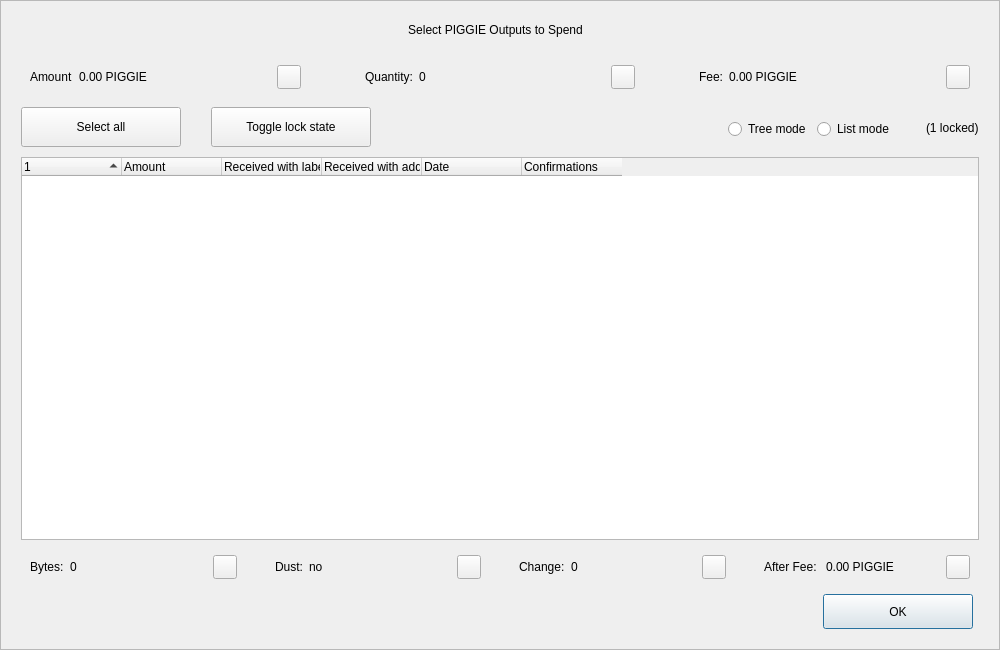
<?xml version="1.0" encoding="UTF-8"?>
<ui version="4.0">
 <class>CoinControlDialog</class>
 <widget class="QDialog" name="CoinControlDialog">
  <property name="geometry">
   <rect>
    <x>0</x>
    <y>0</y>
    <width>1000</width>
    <height>650</height>
   </rect>
  </property>
  <property name="minimumSize">
   <size>
    <width>950</width>
    <height>650</height>
   </size>
  </property>
  <property name="windowTitle">
   <string>Coin Selection</string>
  </property>
  <property name="styleSheet">
   <string notr="true"/>
  </property>
  <layout class="QVBoxLayout" name="verticalLayout">
   <property name="spacing">
    <number>0</number>
   </property>
   <property name="leftMargin">
    <number>0</number>
   </property>
   <property name="topMargin">
    <number>0</number>
   </property>
   <property name="rightMargin">
    <number>0</number>
   </property>
   <property name="bottomMargin">
    <number>0</number>
   </property>
   <item>
    <widget class="QFrame" name="frameContainer">
     <property name="toolTipDuration">
      <number>0</number>
     </property>
     <property name="frameShape">
      <enum>QFrame::StyledPanel</enum>
     </property>
     <property name="frameShadow">
      <enum>QFrame::Raised</enum>
     </property>
     <layout class="QVBoxLayout" name="verticalLayout_2">
      <property name="leftMargin">
       <number>0</number>
      </property>
      <property name="rightMargin">
       <number>0</number>
      </property>
      <property name="bottomMargin">
       <number>20</number>
      </property>
      <item>
       <layout class="QHBoxLayout" name="horizontalLayout_12">
        <property name="spacing">
         <number>0</number>
        </property>
        <property name="leftMargin">
         <number>20</number>
        </property>
        <property name="rightMargin">
         <number>30</number>
        </property>
        <item>
         <spacer name="horizontalSpacer_4">
          <property name="orientation">
           <enum>Qt::Horizontal</enum>
          </property>
          <property name="sizeHint" stdset="0">
           <size>
            <width>40</width>
            <height>20</height>
           </size>
          </property>
         </spacer>
        </item>
        <item>
         <widget class="QLabel" name="labelTitle">
          <property name="minimumSize">
           <size>
            <width>0</width>
            <height>40</height>
           </size>
          </property>
          <property name="maximumSize">
           <size>
            <width>16777215</width>
            <height>40</height>
           </size>
          </property>
          <property name="text">
           <string>Select PIGGIE Outputs to Spend</string>
          </property>
          <property name="alignment">
           <set>Qt::AlignCenter</set>
          </property>
          <property name="margin">
           <number>7</number>
          </property>
         </widget>
        </item>
        <item>
         <spacer name="horizontalSpacer_5">
          <property name="orientation">
           <enum>Qt::Horizontal</enum>
          </property>
          <property name="sizeHint" stdset="0">
           <size>
            <width>40</width>
            <height>20</height>
           </size>
          </property>
         </spacer>
        </item>
       </layout>
      </item>
      <item>
       <layout class="QHBoxLayout" name="horizontalLayout_8">
        <property name="leftMargin">
         <number>20</number>
        </property>
        <property name="rightMargin">
         <number>20</number>
        </property>
        <item>
         <widget class="QWidget" name="layoutAmount" native="true">
          <layout class="QHBoxLayout" name="horizontalLayout_9" stretch="0,1,0">
           <item>
            <widget class="QLabel" name="labelCoinControlAmountText">
             <property name="text">
              <string>Amount</string>
             </property>
            </widget>
           </item>
           <item>
            <widget class="QLabel" name="labelCoinControlAmount">
             <property name="text">
              <string>0.00 PIGGIE</string>
             </property>
            </widget>
           </item>
           <item alignment="Qt::AlignHCenter|Qt::AlignVCenter">
            <widget class="QPushButton" name="pushButtonAmount">
             <property name="minimumSize">
              <size>
               <width>0</width>
               <height>24</height>
              </size>
             </property>
             <property name="maximumSize">
              <size>
               <width>24</width>
               <height>26</height>
              </size>
             </property>
             <property name="focusPolicy">
              <enum>Qt::NoFocus</enum>
             </property>
             <property name="styleSheet">
              <string notr="true">padding-bottom:2px;
padding-right:4px;</string>
             </property>
             <property name="text">
              <string/>
             </property>
            </widget>
           </item>
          </layout>
         </widget>
        </item>
        <item>
         <spacer name="horizontalSpacer_2">
          <property name="orientation">
           <enum>Qt::Horizontal</enum>
          </property>
          <property name="sizeType">
           <enum>QSizePolicy::Fixed</enum>
          </property>
          <property name="sizeHint" stdset="0">
           <size>
            <width>40</width>
            <height>20</height>
           </size>
          </property>
         </spacer>
        </item>
        <item>
         <widget class="QWidget" name="layoutQuantity" native="true">
          <layout class="QHBoxLayout" name="horizontalLayout_10" stretch="0,1,0">
           <item>
            <widget class="QLabel" name="labelCoinControlQuantityText">
             <property name="text">
              <string>Quantity:</string>
             </property>
            </widget>
           </item>
           <item>
            <widget class="QLabel" name="labelCoinControlQuantity">
             <property name="text">
              <string>0</string>
             </property>
            </widget>
           </item>
           <item alignment="Qt::AlignHCenter|Qt::AlignVCenter">
            <widget class="QPushButton" name="pushButtonQuantity">
             <property name="minimumSize">
              <size>
               <width>0</width>
               <height>24</height>
              </size>
             </property>
             <property name="maximumSize">
              <size>
               <width>24</width>
               <height>26</height>
              </size>
             </property>
             <property name="focusPolicy">
              <enum>Qt::NoFocus</enum>
             </property>
             <property name="styleSheet">
              <string notr="true">padding-bottom:2px;
               padding-right:4px;</string>
             </property>
             <property name="text">
              <string/>
             </property>
            </widget>
           </item>
          </layout>
         </widget>
        </item>
        <item>
         <spacer name="horizontalSpacer_22">
          <property name="orientation">
           <enum>Qt::Horizontal</enum>
          </property>
          <property name="sizeType">
           <enum>QSizePolicy::Fixed</enum>
          </property>
          <property name="sizeHint" stdset="0">
           <size>
            <width>40</width>
            <height>20</height>
           </size>
          </property>
         </spacer>
        </item>
        <item>
         <widget class="QWidget" name="layoutFee" native="true">
          <layout class="QHBoxLayout" name="horizontalLayout_11" stretch="0,1,0">
           <item>
            <widget class="QLabel" name="labelCoinControlFeeText">
             <property name="text">
              <string>Fee:</string>
             </property>
            </widget>
           </item>
           <item>
            <widget class="QLabel" name="labelCoinControlFee">
             <property name="text">
              <string>0.00 PIGGIE</string>
             </property>
            </widget>
           </item>
           <item alignment="Qt::AlignHCenter|Qt::AlignVCenter">
            <widget class="QPushButton" name="pushButtonFee">
             <property name="minimumSize">
              <size>
               <width>0</width>
               <height>24</height>
              </size>
             </property>
             <property name="maximumSize">
              <size>
               <width>24</width>
               <height>26</height>
              </size>
             </property>
             <property name="focusPolicy">
              <enum>Qt::NoFocus</enum>
             </property>
             <property name="styleSheet">
              <string notr="true">padding-bottom:2px;
               padding-right:4px;</string>
             </property>
             <property name="text">
              <string/>
             </property>
            </widget>
           </item>
          </layout>
         </widget>
        </item>
       </layout>
      </item>
      <item>
       <widget class="QFrame" name="frame">
        <property name="minimumSize">
         <size>
          <width>0</width>
          <height>40</height>
         </size>
        </property>
        <property name="styleSheet">
         <string notr="true">#frame {
	border:0;
}</string>
        </property>
        <property name="frameShape">
         <enum>QFrame::StyledPanel</enum>
        </property>
        <property name="frameShadow">
         <enum>QFrame::Sunken</enum>
        </property>
        <layout class="QHBoxLayout" name="horizontalLayout">
         <property name="spacing">
          <number>0</number>
         </property>
         <property name="leftMargin">
          <number>20</number>
         </property>
         <property name="topMargin">
          <number>0</number>
         </property>
         <property name="rightMargin">
          <number>20</number>
         </property>
         <property name="bottomMargin">
          <number>0</number>
         </property>
         <item>
          <layout class="QHBoxLayout" name="horizontalLayoutPanel" stretch="0,0,0,0,0,0">
           <property name="spacing">
            <number>20</number>
           </property>
           <item>
            <widget class="QPushButton" name="pushButtonSelectAll">
             <property name="sizePolicy">
              <sizepolicy hsizetype="Maximum" vsizetype="Fixed">
               <horstretch>0</horstretch>
               <verstretch>0</verstretch>
              </sizepolicy>
             </property>
             <property name="minimumSize">
              <size>
               <width>160</width>
               <height>40</height>
              </size>
             </property>
             <property name="maximumSize">
              <size>
               <width>16777215</width>
               <height>40</height>
              </size>
             </property>
             <property name="text">
              <string>Select all</string>
             </property>
             <property name="checkable">
              <bool>true</bool>
             </property>
             <property name="checked">
              <bool>false</bool>
             </property>
             <property name="autoExclusive">
              <bool>false</bool>
             </property>
             <property name="autoDefault">
              <bool>false</bool>
             </property>
            </widget>
           </item>
           <item>
            <spacer name="horizontalSpacer_6">
             <property name="orientation">
              <enum>Qt::Horizontal</enum>
             </property>
             <property name="sizeType">
              <enum>QSizePolicy::Fixed</enum>
             </property>
             <property name="sizeHint" stdset="0">
              <size>
               <width>10</width>
               <height>20</height>
              </size>
             </property>
            </spacer>
           </item>
           <item>
            <widget class="QPushButton" name="pushButtonToggleLock">
             <property name="sizePolicy">
              <sizepolicy hsizetype="Maximum" vsizetype="Fixed">
               <horstretch>0</horstretch>
               <verstretch>0</verstretch>
              </sizepolicy>
             </property>
             <property name="minimumSize">
              <size>
               <width>160</width>
               <height>40</height>
              </size>
             </property>
             <property name="maximumSize">
              <size>
               <width>16777215</width>
               <height>40</height>
              </size>
             </property>
             <property name="text">
              <string>Toggle lock state</string>
             </property>
             <property name="checkable">
              <bool>true</bool>
             </property>
             <property name="autoExclusive">
              <bool>false</bool>
             </property>
             <property name="autoDefault">
              <bool>false</bool>
             </property>
            </widget>
           </item>
           <item>
            <spacer name="horizontalSpacer_7">
             <property name="orientation">
              <enum>Qt::Horizontal</enum>
             </property>
             <property name="sizeType">
              <enum>QSizePolicy::Expanding</enum>
             </property>
             <property name="sizeHint" stdset="0">
              <size>
               <width>30</width>
               <height>20</height>
              </size>
             </property>
            </spacer>
           </item>
           <item alignment="Qt::AlignRight">
            <widget class="QGroupBox" name="groupBox_2">
             <property name="styleSheet">
              <string notr="true">#groupBox_2 {
    background-color:transparent;
    border-radius:0;
}</string>
             </property>
             <property name="title">
              <string/>
             </property>
             <layout class="QHBoxLayout" name="horizontalLayout_14">
              <item>
               <widget class="QRadioButton" name="radioTreeMode">
                <property name="sizePolicy">
                 <sizepolicy hsizetype="Maximum" vsizetype="Fixed">
                  <horstretch>0</horstretch>
                  <verstretch>0</verstretch>
                 </sizepolicy>
                </property>
                <property name="text">
                 <string>Tree mode</string>
                </property>
               </widget>
              </item>
              <item>
               <widget class="QRadioButton" name="radioListMode">
                <property name="sizePolicy">
                 <sizepolicy hsizetype="Maximum" vsizetype="Fixed">
                  <horstretch>0</horstretch>
                  <verstretch>0</verstretch>
                 </sizepolicy>
                </property>
                <property name="text">
                 <string>List mode</string>
                </property>
                <property name="checked">
                 <bool>false</bool>
                </property>
               </widget>
              </item>
             </layout>
            </widget>
           </item>
           <item>
            <widget class="QLabel" name="labelLocked">
             <property name="text">
              <string>(1 locked)</string>
             </property>
            </widget>
           </item>
          </layout>
         </item>
        </layout>
       </widget>
      </item>
      <item>
       <layout class="QHBoxLayout" name="horizontalLayout_13">
        <property name="leftMargin">
         <number>20</number>
        </property>
        <property name="rightMargin">
         <number>20</number>
        </property>
        <item>
         <widget class="CoinControlTreeWidget" name="treeWidget">
          <property name="contextMenuPolicy">
           <enum>Qt::CustomContextMenu</enum>
          </property>
          <property name="styleSheet">
           <string notr="true"/>
          </property>
          <property name="sortingEnabled">
           <bool>false</bool>
          </property>
          <property name="columnCount">
           <number>6</number>
          </property>
          <attribute name="headerShowSortIndicator" stdset="0">
           <bool>true</bool>
          </attribute>
          <attribute name="headerStretchLastSection">
           <bool>false</bool>
          </attribute>
          <column>
           <property name="text">
            <string/>
           </property>
          </column>
          <column>
           <property name="text">
            <string>Amount</string>
           </property>
          </column>
          <column>
           <property name="text">
            <string>Received with label</string>
           </property>
          </column>
          <column>
           <property name="text">
            <string>Received with address</string>
           </property>
          </column>
          <column>
           <property name="text">
            <string>Date</string>
           </property>
          </column>
          <column>
           <property name="text">
            <string>Confirmations</string>
           </property>
           <property name="toolTip">
            <string>Confirmed</string>
           </property>
          </column>
         </widget>
        </item>
       </layout>
      </item>
      <item>
       <layout class="QHBoxLayout" name="horizontalLayout_3">
        <property name="spacing">
         <number>20</number>
        </property>
        <property name="leftMargin">
         <number>20</number>
        </property>
        <property name="rightMargin">
         <number>20</number>
        </property>
        <item>
         <widget class="QWidget" name="layoutBytes" native="true">
          <layout class="QHBoxLayout" name="horizontalLayout_4" stretch="0,1,0">
           <item>
            <widget class="QLabel" name="labelCoinControlBytesText">
             <property name="text">
              <string>Bytes:</string>
             </property>
            </widget>
           </item>
           <item>
            <widget class="QLabel" name="labelCoinControlBytes">
             <property name="text">
              <string>0</string>
             </property>
            </widget>
           </item>
           <item alignment="Qt::AlignHCenter|Qt::AlignVCenter">
            <widget class="QPushButton" name="pushButtonBytes">
             <property name="minimumSize">
              <size>
               <width>0</width>
               <height>24</height>
              </size>
             </property>
             <property name="maximumSize">
              <size>
               <width>24</width>
               <height>26</height>
              </size>
             </property>
             <property name="focusPolicy">
              <enum>Qt::NoFocus</enum>
             </property>
             <property name="styleSheet">
              <string notr="true">padding-bottom:2px;
               padding-right:4px;</string>
             </property>
             <property name="text">
              <string/>
             </property>
            </widget>
           </item>
          </layout>
         </widget>
        </item>
        <item>
         <widget class="QWidget" name="layoutDust" native="true">
          <layout class="QHBoxLayout" name="horizontalLayout_5" stretch="0,1,0">
           <item>
            <widget class="QLabel" name="labelCoinControlLowOutputText">
             <property name="text">
              <string>Dust:</string>
             </property>
            </widget>
           </item>
           <item>
            <widget class="QLabel" name="labelCoinControlLowOutput">
             <property name="text">
              <string>no</string>
             </property>
            </widget>
           </item>
           <item alignment="Qt::AlignHCenter|Qt::AlignVCenter">
            <widget class="QPushButton" name="pushButtonDust">
             <property name="minimumSize">
              <size>
               <width>0</width>
               <height>24</height>
              </size>
             </property>
             <property name="maximumSize">
              <size>
               <width>24</width>
               <height>26</height>
              </size>
             </property>
             <property name="focusPolicy">
              <enum>Qt::NoFocus</enum>
             </property>
             <property name="styleSheet">
              <string notr="true">padding-bottom:2px;
               padding-right:4px;</string>
             </property>
             <property name="text">
              <string/>
             </property>
            </widget>
           </item>
          </layout>
         </widget>
        </item>
        <item>
         <widget class="QWidget" name="layoutChange" native="true">
          <layout class="QHBoxLayout" name="horizontalLayout_6" stretch="0,1,0">
           <item>
            <widget class="QLabel" name="labelCoinControlChangeText">
             <property name="text">
              <string>Change:</string>
             </property>
            </widget>
           </item>
           <item>
            <widget class="QLabel" name="labelCoinControlChange">
             <property name="text">
              <string>0</string>
             </property>
            </widget>
           </item>
           <item alignment="Qt::AlignHCenter|Qt::AlignVCenter">
            <widget class="QPushButton" name="pushButtonChange">
             <property name="minimumSize">
              <size>
               <width>0</width>
               <height>24</height>
              </size>
             </property>
             <property name="maximumSize">
              <size>
               <width>24</width>
               <height>26</height>
              </size>
             </property>
             <property name="focusPolicy">
              <enum>Qt::NoFocus</enum>
             </property>
             <property name="styleSheet">
              <string notr="true">padding-bottom:2px;
               padding-right:4px;</string>
             </property>
             <property name="text">
              <string/>
             </property>
            </widget>
           </item>
          </layout>
         </widget>
        </item>
        <item>
         <widget class="QWidget" name="layoutAfter" native="true">
          <layout class="QHBoxLayout" name="horizontalLayout_7" stretch="0,1,0">
           <item>
            <widget class="QLabel" name="labelCoinControlAfterFeeText">
             <property name="text">
              <string>After Fee: </string>
             </property>
            </widget>
           </item>
           <item>
            <widget class="QLabel" name="labelCoinControlAfterFee">
             <property name="text">
              <string>0.00 PIGGIE</string>
             </property>
            </widget>
           </item>
           <item alignment="Qt::AlignHCenter|Qt::AlignVCenter">
            <widget class="QPushButton" name="pushButtonAlterFee">
             <property name="minimumSize">
              <size>
               <width>0</width>
               <height>24</height>
              </size>
             </property>
             <property name="maximumSize">
              <size>
               <width>24</width>
               <height>26</height>
              </size>
             </property>
             <property name="focusPolicy">
              <enum>Qt::NoFocus</enum>
             </property>
             <property name="styleSheet">
              <string notr="true">padding-bottom:2px;
               padding-right:4px;</string>
             </property>
             <property name="text">
              <string/>
             </property>
            </widget>
           </item>
          </layout>
         </widget>
        </item>
       </layout>
      </item>
      <item>
       <layout class="QHBoxLayout" name="horizontalLayout_2">
        <property name="spacing">
         <number>0</number>
        </property>
        <property name="leftMargin">
         <number>20</number>
        </property>
        <property name="rightMargin">
         <number>26</number>
        </property>
        <item>
         <spacer name="horizontalSpacer_3">
          <property name="orientation">
           <enum>Qt::Horizontal</enum>
          </property>
          <property name="sizeHint" stdset="0">
           <size>
            <width>558</width>
            <height>20</height>
           </size>
          </property>
         </spacer>
        </item>
        <item>
         <widget class="QPushButton" name="pushButtonOk">
          <property name="minimumSize">
           <size>
            <width>150</width>
            <height>35</height>
           </size>
          </property>
          <property name="text">
           <string>OK</string>
          </property>
         </widget>
        </item>
       </layout>
      </item>
     </layout>
    </widget>
   </item>
  </layout>
 </widget>
 <customwidgets>
  <customwidget>
   <class>CoinControlTreeWidget</class>
   <extends>QTreeWidget</extends>
   <header>coincontroltreewidget.h</header>
  </customwidget>
 </customwidgets>
 <resources/>
 <connections/>
</ui>
